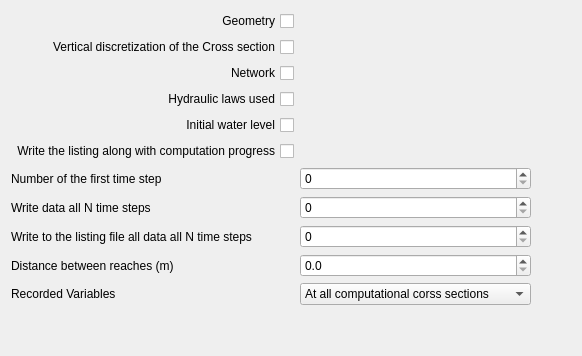
     <widget class="QWidget" name="tabRes">
      <attribute name="title">
       <string>Results</string>
      </attribute>
      <layout class="QGridLayout" name="gridLayout_12">
       <item row="0" column="0">
        <layout class="QGridLayout" name="gridLayout_11">
         <item row="7" column="0">
          <widget class="QLabel" name="label_pasStock">
           <property name="text">
            <string>Write data all N time steps</string>
           </property>
          </widget>
         </item>
         <item row="4" column="0">
          <widget class="QCheckBox" name="impressionligneEauInitiale">
           <property name="layoutDirection">
            <enum>Qt::RightToLeft</enum>
           </property>
           <property name="text">
            <string>Initial water level</string>
           </property>
          </widget>
         </item>
         <item row="5" column="0">
          <widget class="QCheckBox" name="impressionCalcul">
           <property name="layoutDirection">
            <enum>Qt::RightToLeft</enum>
           </property>
           <property name="text">
            <string>Write the listing along with computation progress</string>
           </property>
          </widget>
         </item>
         <item row="1" column="0">
          <widget class="QCheckBox" name="impressionPlanimetrage">
           <property name="layoutDirection">
            <enum>Qt::RightToLeft</enum>
           </property>
           <property name="text">
            <string>Vertical discretization of the Cross section</string>
           </property>
          </widget>
         </item>
         <item row="11" column="0">
          <spacer name="verticalSpacer_11">
           <property name="orientation">
            <enum>Qt::Vertical</enum>
           </property>
           <property name="sizeHint" stdset="0">
            <size>
             <width>20</width>
             <height>40</height>
            </size>
           </property>
          </spacer>
         </item>
         <item row="2" column="0">
          <widget class="QCheckBox" name="impressionReseau">
           <property name="layoutDirection">
            <enum>Qt::RightToLeft</enum>
           </property>
           <property name="text">
            <string>Network</string>
           </property>
          </widget>
         </item>
         <item row="8" column="0">
          <widget class="QLabel" name="label_pasImpression">
           <property name="text">
            <string>Write to the listing file all data all N time steps</string>
           </property>
          </widget>
         </item>
         <item row="0" column="0">
          <widget class="QCheckBox" name="impressionGeometrie">
           <property name="layoutDirection">
            <enum>Qt::RightToLeft</enum>
           </property>
           <property name="text">
            <string>Geometry</string>
           </property>
          </widget>
         </item>
         <item row="9" column="0">
          <widget class="QLabel" name="label_ecartInterBranch">
           <property name="text">
            <string>Distance between reaches (m)</string>
           </property>
          </widget>
         </item>
         <item row="6" column="0">
          <widget class="QLabel" name="label_premPasTpsStock">
           <property name="text">
            <string>Number of the first time step</string>
           </property>
          </widget>
         </item>
         <item row="3" column="0">
          <widget class="QCheckBox" name="impressionLoiHydraulique">
           <property name="layoutDirection">
            <enum>Qt::RightToLeft</enum>
           </property>
           <property name="text">
            <string>Hydraulic laws used</string>
           </property>
          </widget>
         </item>
         <item row="10" column="0">
          <widget class="QLabel" name="label_option">
           <property name="text">
            <string>Recorded Variables</string>
           </property>
          </widget>
         </item>
         <item row="10" column="1">
          <widget class="QComboBox" name="option">
           <property name="currentIndex">
            <number>0</number>
           </property>
           <item>
            <property name="text">
             <string>At all computational corss sections</string>
            </property>
           </item>
           <item>
            <property name="text">
             <string>Output points layer</string>
            </property>
           </item>
           <item>
            <property name="text">
             <string>Profiles + Up/Downstream singularity</string>
            </property>
           </item>
          </widget>
         </item>
         <item row="9" column="1">
          <widget class="QDoubleSpinBox" name="ecartInterBranch">
           <property name="decimals">
            <number>1</number>
           </property>
           <property name="maximum">
            <double>1000000000.000000000000000</double>
           </property>
           <property name="singleStep">
            <double>0.100000000000000</double>
           </property>
          </widget>
         </item>
         <item row="8" column="1">
          <widget class="QSpinBox" name="pasImpression">
           <property name="maximum">
            <number>999999999</number>
           </property>
          </widget>
         </item>
         <item row="7" column="1">
          <widget class="QSpinBox" name="pasStock">
           <property name="maximum">
            <number>999999999</number>
           </property>
          </widget>
         </item>
         <item row="6" column="1">
          <widget class="QSpinBox" name="premPasTpsStock">
           <property name="maximum">
            <number>999999999</number>
           </property>
          </widget>
         </item>
         <item row="7" column="2">
          <spacer name="horizontalSpacer_4">
           <property name="orientation">
            <enum>Qt::Horizontal</enum>
           </property>
           <property name="sizeHint" stdset="0">
            <size>
             <width>40</width>
             <height>20</height>
            </size>
           </property>
          </spacer>
         </item>
        </layout>
       </item>
      </layout>
     </widget>
